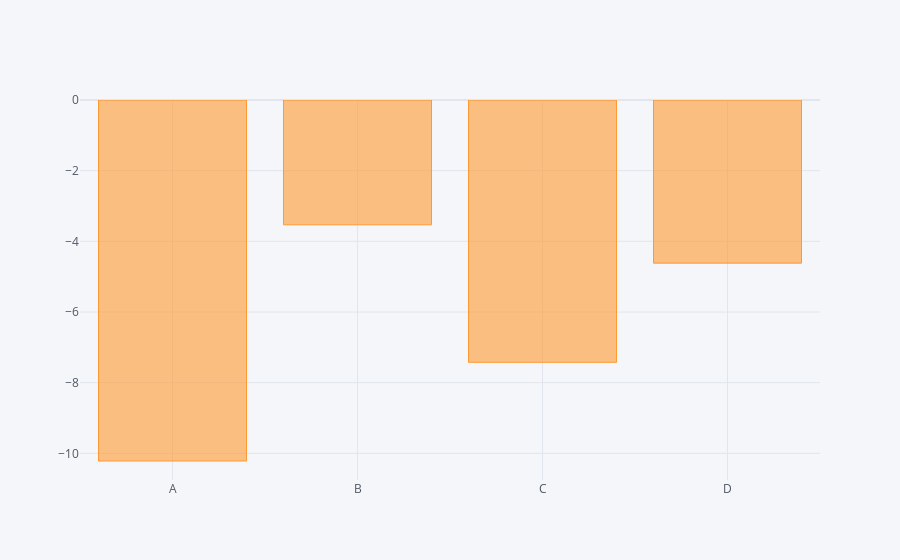

Notebook cell for this chart:
### Code cell
df.sum().iplot(kind='bar')  #sum,count

### Figure 1 — Plotly figure (JSON) as saved in the notebook; plotly's stock layout.template omitted (floating-point values rounded to 4 significant figures)
{"data": [{"marker": {"color": "rgba(255, 153, 51, 0.6)", "line": {"color": "rgba(255, 153, 51, 1.0)", "width": 1}}, "name": "None", "orientation": "v", "text": "", "type": "bar", "x": ["A", "B", "C", "D"], "y": [-10.22, -3.532, -7.424, -4.618]}], "layout": {"legend": {"bgcolor": "#F5F6F9", "font": {"color": "#4D5663"}}, "paper_bgcolor": "#F5F6F9", "plot_bgcolor": "#F5F6F9", "title": {"font": {"color": "#4D5663"}}, "xaxis": {"gridcolor": "#E1E5ED", "showgrid": true, "tickfont": {"color": "#4D5663"}, "title": {"font": {"color": "#4D5663"}, "text": ""}, "zerolinecolor": "#E1E5ED"}, "yaxis": {"gridcolor": "#E1E5ED", "showgrid": true, "tickfont": {"color": "#4D5663"}, "title": {"font": {"color": "#4D5663"}, "text": ""}, "zerolinecolor": "#E1E5ED"}}}
